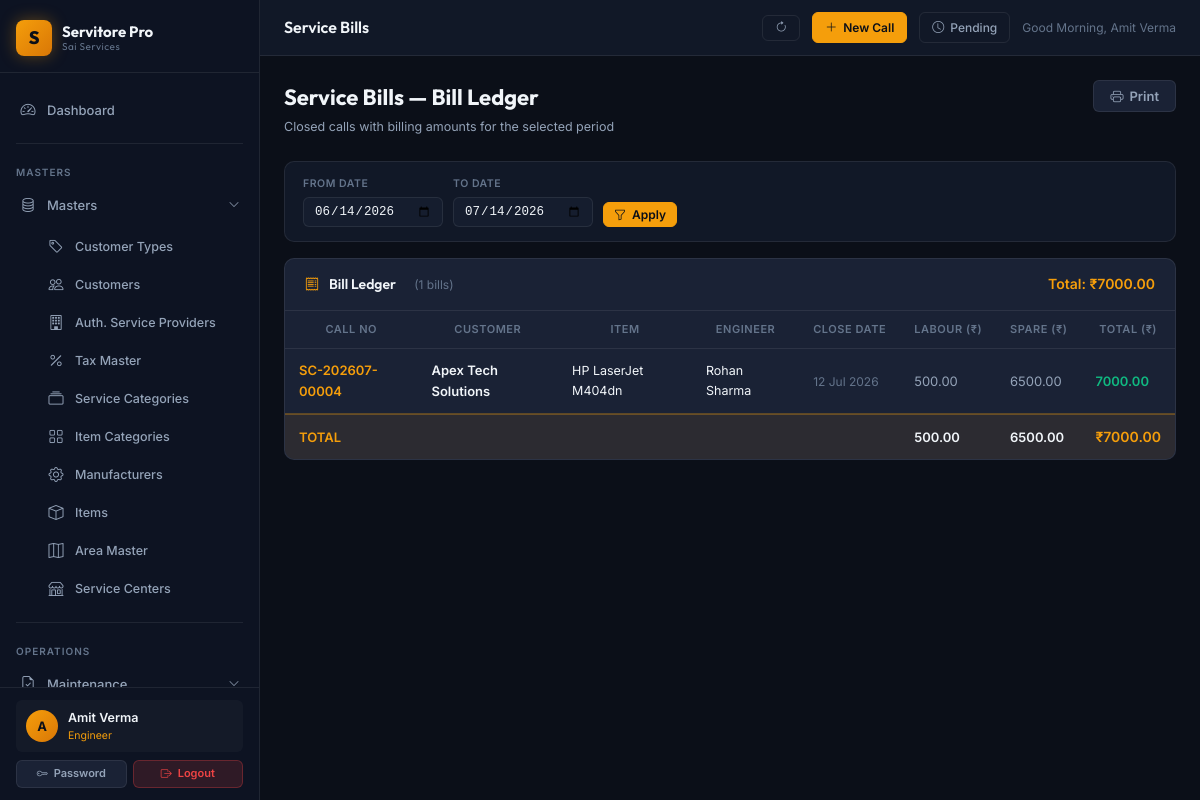
Page /reports/service-bills (signed in) on the committed database.
### app/models/user.py (models this page shows, shortened)
class User(db.Model, UserMixin):
    __tablename__ = 'users'
    id = db.Column(db.Integer, primary_key=True)
    username = db.Column(db.String(64), unique=True, nullable=False, index=True)
    email = db.Column(db.String(120), unique=True, nullable=False)
    full_name = db.Column(db.String(120), nullable=False, default='')
    password_hash = db.Column(db.String(256), nullable=False)
    role = db.Column(db.String(20), nullable=False, default='Viewer')
    is_active = db.Column(db.Boolean, nullable=False, default=True)
    phone = db.Column(db.String(20), nullable=True)
    area_id = db.Column(db.Integer, db.ForeignKey('area_masters.id'), nullable=True)
    created_at = db.Column(db.DateTime, default=datetime.utcnow)
    last_login_at = db.Column(db.DateTime, nullable=True)
    area = db.relationship('AreaMaster', foreign_keys=[area_id], lazy='select')

### app/models/service_call.py (models this page shows, shortened)
class ServiceCall(db.Model):
    __tablename__ = 'service_calls'
    id = db.Column(db.Integer, primary_key=True)
    call_no = db.Column(db.String(50), unique=True, nullable=False)
    customer_id = db.Column(db.Integer, db.ForeignKey('customers.id'), nullable=False)
    item_id = db.Column(db.Integer, db.ForeignKey('items.id'), nullable=True)
    item_name = db.Column(db.String(150), nullable=True)  # free text
    serial_no = db.Column(db.String(100), nullable=True)
    problem_description = db.Column(db.Text, nullable=False)
    service_category_id = db.Column(db.Integer, db.ForeignKey('service_categories.id'), nullable=True)
    area_id = db.Column(db.Integer, db.ForeignKey('area_masters.id'), nullable=True)
    asp_id = db.Column(db.Integer, db.ForeignKey('asps.id'), nullable=True)
    engineer_id = db.Column(db.Integer, db.ForeignKey('users.id'), nullable=True)
    call_date = db.Column(db.Date, nullable=False, default=datetime.utcnow)
    schedule_date = db.Column(db.Date, nullable=True)
    deadline_date = db.Column(db.Date, nullable=True)
    closed_date = db.Column(db.DateTime, nullable=True)
    status = db.Column(db.String(50), default=STATUS_UNASSIGNED)
    is_priority = db.Column(db.Boolean, default=False)
    is_deadline = db.Column(db.Boolean, default=False)
    resolution = db.Column(db.Text, nullable=True)
    spare_required = db.Column(db.Boolean, default=False)
    spare_details = db.Column(db.String(255), nullable=True)
    labour_charge = db.Column(db.Float, default=0.0)
    spare_charge = db.Column(db.Float, default=0.0)
    total_amount = db.Column(db.Float, default=0.0)
    bill_no = db.Column(db.String(50), nullable=True)
    remarks = db.Column(db.Text, nullable=True)
    created_at = db.Column(db.DateTime, default=datetime.utcnow)
    created_by = db.Column(db.Integer, db.ForeignKey('users.id'), nullable=True)
    item = db.relationship('Item', foreign_keys=[item_id], lazy='select')
    service_category = db.relationship('ServiceCategory', foreign_keys=[service_category_id], lazy='select')
    area = db.relationship('AreaMaster', foreign_keys=[area_id], lazy='select')
    asp = db.relationship('AuthorisedServiceProvider', foreign_keys=[asp_id], lazy='select')
    engineer = db.relationship('User', foreign_keys=[engineer_id], lazy='select')
    creator = db.relationship('User', foreign_keys=[created_by], lazy='select')

### app/models/customer.py (models this page shows, shortened)
class Customer(db.Model):
    __tablename__ = 'customers'
    id = db.Column(db.Integer, primary_key=True)
    name = db.Column(db.String(150), nullable=False)
    type_id = db.Column(db.Integer, db.ForeignKey('customer_types.id'), nullable=True)
    area_id = db.Column(db.Integer, db.ForeignKey('area_masters.id'), nullable=True)
    phone = db.Column(db.String(20), nullable=True)
    mobile = db.Column(db.String(20), nullable=True)
    email = db.Column(db.String(120), nullable=True)
    address = db.Column(db.Text, nullable=True)
    city = db.Column(db.String(100), nullable=True)
    pincode = db.Column(db.String(10), nullable=True)
    gst_number = db.Column(db.String(20), nullable=True)
    is_active = db.Column(db.Boolean, default=True)
    created_at = db.Column(db.DateTime, default=datetime.utcnow)
    service_calls = db.relationship('ServiceCall', backref='customer', lazy=True)
    warranties = db.relationship('Warranty', backref='customer', lazy=True)
    maintenance_contracts = db.relationship('MaintenanceContract', backref='customer', lazy=True)
    challans = db.relationship('DeliveryChallan', backref='customer', lazy=True)

### app/blueprints/reports/routes.py (the view)
@reports_bp.route('/service-bills')
@login_required
def service_bills():
    df, dt, date_from, date_to = _date_range()
    calls = (ServiceCall.query
             .filter(ServiceCall.status == STATUS_CLOSED)
             .filter(ServiceCall.closed_date >= df)
             .filter(ServiceCall.closed_date <= dt)
             .order_by(ServiceCall.closed_date.desc())
             .all())
    total = sum(c.total_amount for c in calls)
    return render_template('reports/service_bills.html', calls=calls, total=total,
                           date_from=date_from, date_to=date_to)

### app/blueprints/reports/routes.py (called while the page is built)
def _date_range():
    date_from = request.args.get('date_from', (date.today() - timedelta(days=30)).isoformat())
    date_to = request.args.get('date_to', date.today().isoformat())
    return date.fromisoformat(date_from), date.fromisoformat(date_to), date_from, date_to

### app/templates/reports/service_bills.html (shortened to what this page needs)
{% extends 'layouts/base.html' %}
{% block topbar_title %}Service Bills{% endblock %}
{% block content %}
<div class="page-header">
  <div><div class="page-title">Service Bills — Bill Ledger</div><div class="page-subtitle">Closed calls with billing amounts for the selected period</div></div>
  <button onclick="window.print()" class="btn btn-secondary no-print"><i class="bi bi-printer"></i> Print</button>
</div>
<div class="filters-bar no-print">
  <form method="GET" style="display:contents;">
    <div class="filter-group"><div class="filter-label">From Date</div><input type="date" name="date_from" class="filter-control" value="{{ date_from }}"></div>
    <div class="filter-group"><div class="filter-label">To Date</div><input type="date" name="date_to" class="filter-control" value="{{ date_to }}"></div>
    <button type="submit" class="btn btn-primary btn-sm" style="align-self:flex-end;"><i class="bi bi-funnel"></i> Apply</button>
  </form>
</div>
<div class="card">
  <div class="card-header"><i class="bi bi-receipt text-accent"></i><span class="card-header-title">Bill Ledger</span><span style="margin-left:8px;font-size:12px;color:var(--text-muted);">({{ calls|length }} bills)</span>
    <div class="card-header-actions"><span class="fw-600 text-accent" style="font-size:14px;">Total: ₹{{ '%.2f'|format(total) }}</span></div>
  </div>
  <div class="table-responsive">
    {% if calls %}
    <table class="data-table">
      <thead><tr><th>Call No</th><th>Customer</th><th>Item</th><th>Engineer</th><th>Close Date</th><th>Labour (₹)</th><th>Spare (₹)</th><th>Total (₹)</th></tr></thead>
      <tbody>
        {% for c in calls %}
        <tr>
          <td class="fw-600 text-accent">{{ c.call_no }}</td>
          <td class="fw-600">{{ c.customer.name if c.customer else '—' }}</td>
          <td style="font-size:12.5px;">{{ c.item_name or (c.item.name if c.item else '—') }}</td>
          <td style="font-size:12.5px;">{{ c.engineer.full_name if c.engineer else '—' }}</td>
          <td style="font-size:12px;color:var(--text-muted);white-space:nowrap;">{{ c.closed_date.strftime('%d %b %Y') if c.closed_date else '—' }}</td>
          <td style="color:var(--text-secondary);">{{ '%.2f'|format(c.labour_charge) }}</td>
          <td style="color:var(--text-secondary);">{{ '%.2f'|format(c.spare_charge) }}</td>
          <td class="fw-600" style="color:var(--status-closed);">{{ '%.2f'|format(c.total_amount) }}</td>
        </tr>
        {% endfor %}
        <tr style="background:rgba(245,158,11,0.08);border-top:2px solid var(--border-accent);">
          <td colspan="5" class="fw-600 text-accent">TOTAL</td>
          <td class="fw-600">{{ '%.2f'|format(calls|sum(attribute='labour_charge')) }}</td>
          <td class="fw-600">{{ '%.2f'|format(calls|sum(attribute='spare_charge')) }}</td>
          <td class="fw-600 text-accent" style="font-size:14px;">₹{{ '%.2f'|format(total) }}</td>
        </tr>
      </tbody>
    </table>
    {% else %}
    <div class="empty-state"><i class="bi bi-receipt"></i><h3>No bills for selected period</h3><p>No closed service calls with billing in this date range.</p></div>
    {% endif %}
  </div>
</div>
{% endblock %}

### app/templates/layouts/base.html (shortened to what this page needs)
<!DOCTYPE html>
<html lang="en">
<head>
  <link rel="stylesheet" href="https://cdn.jsdelivr.net/npm/bootstrap-icons@1.11.3/font/bootstrap-icons.min.css">
  <link rel="stylesheet" href="{{ url_for('static', filename='css/main.css') }}">
</head>
<body>
<div class="app-shell">
  <aside class="sidebar" id="sidebar">
    <div class="sidebar-brand">
      <div class="brand-icon">S</div>
      <div class="brand-text">
        Servitore Pro
        <small>Sai Services</small>
      </div>
    </div>
    <nav style="flex:1; padding: 8px 0; overflow-y: auto;">
      <div class="nav-section">
        <a href="{{ url_for('dashboard.index') }}" class="nav-link {% if request.blueprint == 'dashboard' %}active{% endif %}">
          <i class="bi bi-speedometer2"></i> Dashboard
        </a>
      </div>
      <div class="divider" style="margin: 4px 16px;"></div>
      <div class="nav-section">
        <div class="nav-section-label">Masters</div>
        <div class="nav-item">
          <a class="nav-link" data-bs-toggle="collapse" href="#mastersMenu" role="button"
             aria-expanded="{% if request.blueprint == 'masters' %}true{% else %}false{% endif %}">
            <i class="bi bi-database"></i>
            <span>Masters</span>
            <i class="bi bi-chevron-down nav-arrow"></i>
          </a>
          <div class="collapse {% if request.blueprint == 'masters' %}show{% endif %}" id="mastersMenu">
            <ul class="nav-submenu">
              <li><a href="{{ url_for('masters.customer_types') }}" class="nav-link {% if request.path.startswith('/masters/customer-type') %}active{% endif %}"><i class="bi bi-tag"></i> Customer Types</a></li>
              <li><a href="{{ url_for('masters.customers') }}" class="nav-link {% if request.path.startswith('/masters/customer') and 'type' not in request.path %}active{% endif %}"><i class="bi bi-people"></i> Customers</a></li>
              <li><a href="{{ url_for('masters.asps') }}" class="nav-link {% if request.path.startswith('/masters/asp') %}active{% endif %}"><i class="bi bi-building"></i> Auth. Service Providers</a></li>
              <li><a href="{{ url_for('masters.taxes') }}" class="nav-link {% if request.path.startswith('/masters/tax') %}active{% endif %}"><i class="bi bi-percent"></i> Tax Master</a></li>
              <li><a href="{{ url_for('masters.service_categories') }}" class="nav-link {% if request.path.startswith('/masters/service-cat') %}active{% endif %}"><i class="bi bi-collection"></i> Service Categories</a></li>
              <li><a href="{{ url_for('masters.item_categories') }}" class="nav-link {% if request.path.startswith('/masters/item-cat') %}active{% endif %}"><i class="bi bi-grid"></i> Item Categories</a></li>
              <li><a href="{{ url_for('masters.manufacturers') }}" class="nav-link {% if request.path.startswith('/masters/manufacturer') %}active{% endif %}"><i class="bi bi-gear"></i> Manufacturers</a></li>
              <li><a href="{{ url_for('masters.items') }}" class="nav-link {% if request.path.startswith('/masters/item') and 'cat' not in request.path %}active{% endif %}"><i class="bi bi-box"></i> Items</a></li>
              <li><a href="{{ url_for('masters.areas') }}" class="nav-link {% if request.path.startswith('/masters/area') %}active{% endif %}"><i class="bi bi-map"></i> Area Master</a></li>
              <li><a href="{{ url_for('masters.service_centers') }}" class="nav-link {% if request.path.startswith('/masters/service-center') %}active{% endif %}"><i class="bi bi-shop"></i> Service Centers</a></li>
            </ul>
          </div>
        </div>
      </div>
      <div class="divider" style="margin: 4px 16px;"></div>
      <div class="nav-section">
        <div class="nav-section-label">Operations</div>
        <div class="nav-item">
          <a class="nav-link" data-bs-toggle="collapse" href="#maintenanceMenu" role="button"
             aria-expanded="{% if request.blueprint == 'maintenance' %}true{% else %}false{% endif %}">
            <i class="bi bi-file-earmark-check"></i>
            <span>Maintenance</span>
            <i class="bi bi-chevron-down nav-arrow"></i>
          </a>
        </div>
      </div>
    </nav>
    <div class="sidebar-footer">
      {% if current_user.is_authenticated %}
      <div class="sidebar-user">
        <div class="user-avatar">{{ (current_user.full_name or current_user.username)[0]|upper }}</div>
        <div class="user-info">
          <div class="user-name">{{ current_user.full_name or current_user.username }}</div>
          <div class="user-role">{{ current_user.role }}</div>
        </div>
      </div>
      <div style="display:flex; gap:6px; margin-top:8px;">
        <a href="{{ url_for('auth.change_password') }}" class="btn btn-secondary btn-sm" style="flex:1; justify-content:center; font-size:11px;"><i class="bi bi-key"></i> Password</a>
        <a href="{{ url_for('auth.logout') }}" class="btn btn-danger btn-sm" style="flex:1; justify-content:center; font-size:11px;"><i class="bi bi-box-arrow-right"></i> Logout</a>
      </div>
      {% endif %}
    </div>
  </aside>
  <div class="main-wrapper">
    <header class="topbar">
      <div>
        <div class="topbar-title font-outfit">{% block topbar_title %}Servitore Pro{% endblock %}</div>
      </div>
      <div class="topbar-actions">
        <button onclick="window.location.reload();" class="topbar-btn" title="Refresh Page">
          <i class="bi bi-arrow-clockwise"></i>
        </button>
        <a href="{{ url_for('service.register') }}" class="topbar-btn primary" title="Service Call Register (F3)">
          <i class="bi bi-plus-lg"></i> New Call
        </a>
        <a href="{{ url_for('service.pending_calls') }}" class="topbar-btn" title="Pending Calls (Ctrl+P)">
          <i class="bi bi-clock"></i>
          <span class="d-none d-sm-inline">Pending</span>
        </a>
        {% if current_user.is_authenticated %}
        <span style="font-size:12px; color:var(--text-muted);" id="header-greeting" data-name="{{ current_user.full_name or current_user.username }}"></span>
        {% endif %}
      </div>
    </header>
    <main class="content-area">
      {% block content %}{% endblock %}
    </main>
  </div>
</div>
</body>
</html>

### rows in the picture
User: full_name "A", full_name "Amit Verma", role "Engineer"
ServiceCall: call_no "SC-202607-00004", customer "Apex Tech Solutions", item_name "HP LaserJet M404dn", engineer "Rohan Sharma", closed_date "12 Jul 2026", labour_charge "500.00", spare_charge "6500.00", total_amount "7000.00"

### other values in the picture
{{ calls|length }} "1"
{{ '%.2f'|format(total) }} "7000.00"
{{ '%.2f'|format(calls|sum(attribute='labour_charge')) }} "500.00"
{{ '%.2f'|format(calls|sum(attribute='spare_charge')) }} "6500.00"
